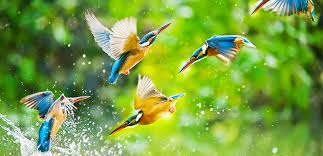
%> input picture Part A/Question 3/imgs/birds.jpg, 323 x 156 px
$ octave --eval "FFTNimrod('imgs/birds.jpg');"   (GNU Octave 9; MATLAB toolbox functions it lacks are replaced by stand-ins)
%> lines starting %> are read from the running program, lines starting %| are printed output that depends on the picture
function FFTNimrod(URL)
%> called with URL = 'imgs/birds.jpg'

    image = imread(URL); %reads the image into a
%> image is the input picture: size 156x323x3 uint8; mean R, G, B 121.9, 160.8, 65.9
    image=rgb2gray(image); %decreases 1 dimention from a turning it black & white
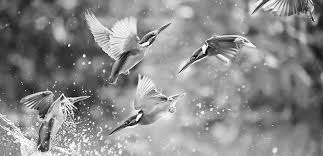
%> image: size 156x323 uint8; min 2, max 255, mean 138.4
    image=imresize(image,[201,201]); %resizes a
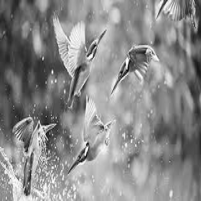
%> image: size 201x201 uint8; min 1, max 255, mean 138.4
    furrieredImage=fft2(image); %putting in furrieredImage the 2-D fourier transform
    shiftedFurrieredImage = fftshift(furrieredImage); %swaps the quarters of the matrix
    inversedFurrieredImage=ifft2(furrieredImage); %returns the two-dimensional discrete inverse Fourier transform of the matrix
    subplot(2,2,1); imshow(image,[]); %shows the original image
    imwrite(image,'C:\Matlab\shit for the image project\nimrod1.jpg'); %need to change the path according to the computer
    subplot(2,2,2); imshow((log(furrieredImage)+1),[]) %shows the fouriered image
%> after `imshow((log(furrieredImage)+1),[])`:
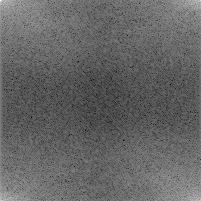
%> displayed picture: size 201x201, on the screen's scale of 0 to 255; min 0, max 255, mean 101.5
    subplot(2,2,3); imshow((log(shiftedFurrieredImage)+1),[]); %shows the shifted fourier image
%> after `imshow((log(shiftedFurrieredImage)+1),[])`:
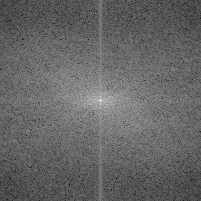
%> displayed picture: size 201x201, on the screen's scale of 0 to 255; min 0, max 255, mean 101.5; mean of the top-left, top-right, bottom-left and bottom-right quarters 102.7, 100, 100, 103.3
    subplot(2,2,4); imshow(inversedFurrieredImage,[]); %shows the inversed furriered image
    imwrite(inversedFurrieredImage,'C:\Matlab\shit for the image project\nimrod2.jpg');  %need to change the path according to the computer
end
